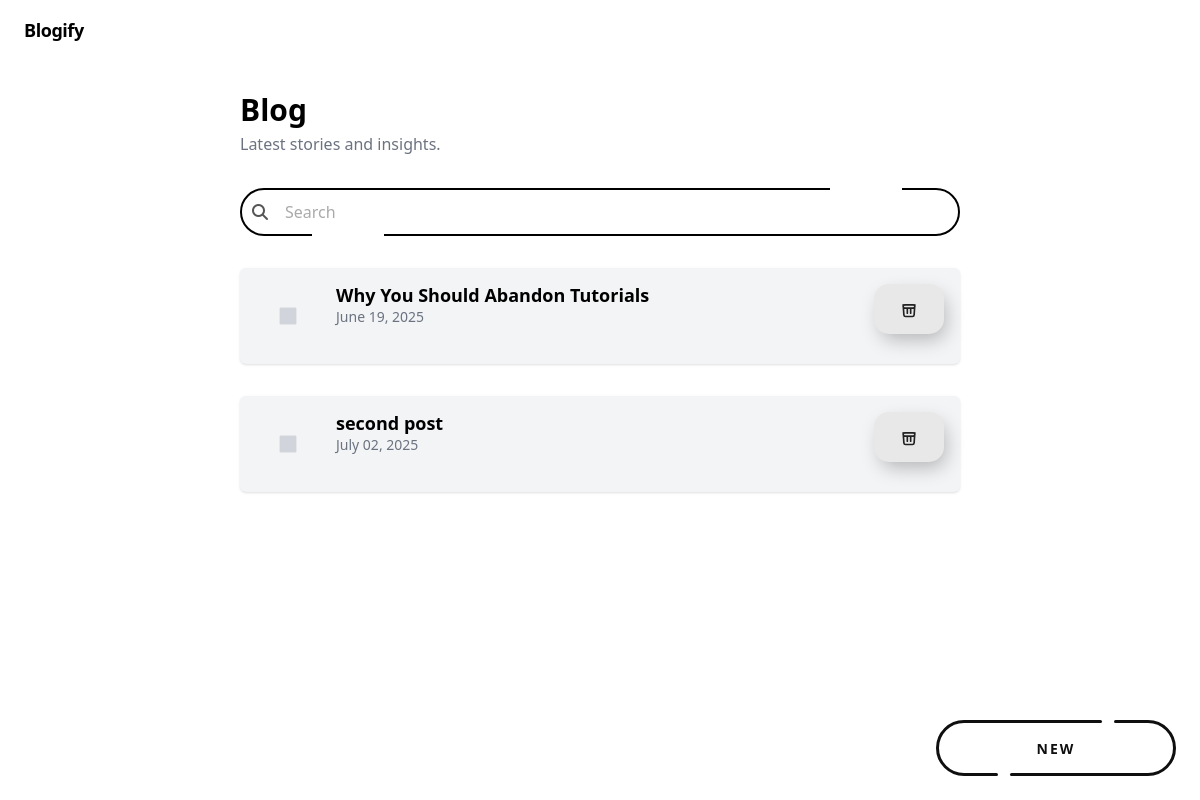
The app's page / (signed in) with its own data.
### blog/models.py (models this page shows, shortened)
class Post(models.Model):
    author = models.ForeignKey(settings.AUTH_USER_MODEL, on_delete=models.CASCADE)
    title = models.CharField(max_length=200)
    text = models.TextField()
    created_date = models.DateTimeField(default=timezone.now)
    published_date = models.DateTimeField(blank=True, null=True)

### blog/views.py (the view)
# urls.py: path('', views.post_list, name= 'post_list'),
def post_list(request):
    query = request.GET.get("q", "")
    posts = Post.objects.filter(published_date__lte=timezone.now())
    if query:
        posts = posts.filter(
            Q(title__icontains=query) | Q(text__icontains=query)
        )
    posts = posts.order_by("published_date")
    return render(request, 'blog/post_list.html', {'posts': posts})

### blog/templates/blog/post_list.html (shortened to what this page needs)
{% extends 'blog/base.html' %}
{% block content %}
  {% if posts %}
    {% for post in posts %}
      <div class="flex items-start mb-8 bg-gray-100 shadow p-4 rounded-md">
        <div class="w-16 h-16 bg-gray-100 rounded-md flex-shrink-0 flex items-center justify-center mr-4">
          <svg class="w-6 h-6 text-gray-300" fill="currentColor" viewBox="0 0 20 20">
            <path d="M4 3h12a1 1 0 011 1v12a1 1 0 01-1 1H4a1 1 0 01-1-1V4a1 1 0 011-1z" />
          </svg>
        </div>
        <div>
          <h2 class="text-lg font-semibold leading-tight">
            <a href="{% url 'post_detail' pk=post.pk %}" class="hover:underline">
              {{ post.title }}
            </a>
          </h2>
          <p class="text-sm text-gray-500">
            {{ post.published_date|date:"F d, Y" }}
          </p>
        </div>
        {% if user.is_authenticated %}
          <div class="ml-auto">
            <form method="post" action="{% url 'post_delete' pk=post.pk %}">
              <button class="delete-button">
              </button>
            </form>
          </div>
        {% endif %}
      </div>
    {% endfor %}
  {% else %}
    <div class="text-center py-16">
      <h2 class="text-2xl font-semibold mb-2">No posts available</h2>
      <p class="text-gray-500">Stay tuned—content is being forged.</p>
    </div>
  {% endif %}
{% endblock %}

### blog/static/delete_button.css (style rules this page uses)
.delete-button { padding: 15px 25px; border: none; border-radius: 15px; color: #212121; z-index: 1; background: #e8e8e8; position: relative; font-weight: 1000; font-size: 17px; box-shadow: 4px 8px 19px -3px rgba(0, 0, 0, 0.27); transition: all 250ms; overflow: hidden; }
.delete-button::before { content: ""; position: absolute; top: 0; left: 0; height: 100%; width: 0; border-radius: 15px; background-color: #e53935; z-index: -1; box-shadow: 4px 8px 19px -3px rgba(0, 0, 0, 0.27); transition: all 250ms; }

### records on screen
Post: title "Why You Should Abandon Tutorials", published_date "June 19, 2025"
Post: title "second post", published_date "July 02, 2025"
